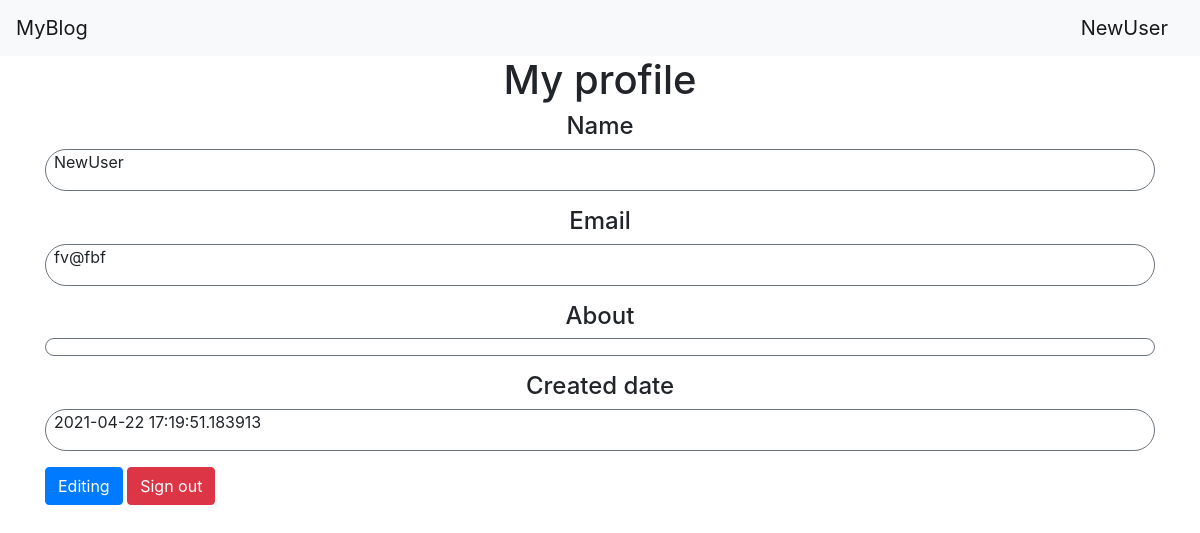
Screenshot of /profile (signed in) with the database file from the repository.
### data/users_class.py (models this page shows, shortened)
class User(SqlAlchemyBase, UserMixin):
    __tablename__ = 'users'
    id = sqlalchemy.Column(sqlalchemy.Integer,
                           primary_key=True, autoincrement=True)
    name = sqlalchemy.Column(sqlalchemy.String, nullable=True)
    about = sqlalchemy.Column(sqlalchemy.String, nullable=True)
    email = sqlalchemy.Column(sqlalchemy.String,
                              index=True, unique=True, nullable=True)
    hashed_password = sqlalchemy.Column(sqlalchemy.String, nullable=True)
    created_date = sqlalchemy.Column(sqlalchemy.DateTime,
                                     default=datetime.datetime.now)
    news = orm.relation("News", back_populates='user')

### main.py (the view)
@app.route('/profile')
@login_required
def profile():
    return render_template('profile.html', title="Profile")

### data/db_session.py (called while the page is built)
def create_session() -> Session:
    global __factory
    return __factory()

### main.py (called while the page is built)
@login_manager.user_loader
def load_user(user_id):
    db_sess = db_session.create_session()
    return db_sess.query(User).get(user_id)

### templates/profile.html (shortened to what this page needs)
{% extends "base.html" %}
{% block content %}
<h1 align="center">My profile</h1>
<h4 align="center">Name</h4>
    <div class="border border-secondary border-5 rounded-pill">
        <p class="mx-2">{{current_user.name}}</p>
    </div>
<h4 align="center">Email</h4>
    <div class="border border-secondary border-5 rounded-pill">
        <p class="mx-2">{{current_user.email}}</p>
    </div>
<h4 align="center">About</h4>
    <div class="border border-secondary border-5 rounded-pill">
    </div>
<h4 align="center">Created date</h4>
    <div class="border border-secondary border-5 rounded-pill">
        <p class="mx-2">{{current_user.created_date}}</p>
    </div>
<p>
    <a class="btn btn-primary " href="/edition">Editing</a>
    <a class="btn btn-danger" href="/logout">Sign out</a>
</p>
{% endblock %}

### templates/base.html (shortened to what this page needs)
<!doctype html>
<html lang="en">
<head>
    <link rel="stylesheet"
          href="https://stackpath.bootstrapcdn.com/bootstrap/4.4.1/css/bootstrap.min.css"
>
</head>
<body>
<header>
    <nav class="navbar navbar-light bg-light">
        <a class="navbar-brand" href="/">MyBlog</a>
        {% if current_user.is_authenticated %}
        <a class="navbar-brand" href="/profile">{{ current_user.name }}</a>
        {% else %}
        <p>
            <a class="btn btn-primary " href="/register">Register</a>
            <a class="btn btn-success" href="/login">Sign in</a>
        </p>
        {% endif %}
    </nav>
</header>
<main role="main" class="container">
    {% block content %}{% endblock %}
</main>
</body>
</html>

### rows the page displays
User: name "NewUser", email "fv@fbf", created_date "2021-04-22 17:19:51.183913"
